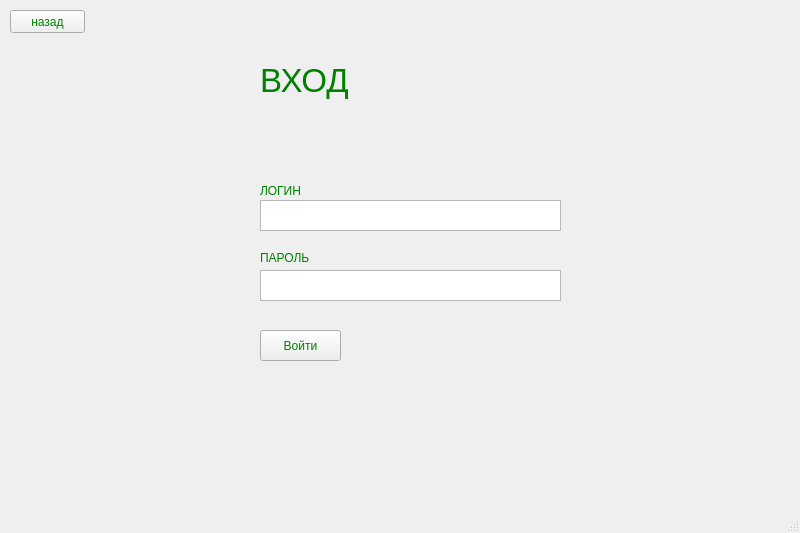
<?xml version="1.0" encoding="UTF-8"?>
<ui version="4.0">
 <class>MainWindow</class>
 <widget class="QMainWindow" name="MainWindow">
  <property name="geometry">
   <rect>
    <x>0</x>
    <y>0</y>
    <width>800</width>
    <height>533</height>
   </rect>
  </property>
  <property name="windowTitle">
   <string>MainWindow</string>
  </property>
  <property name="styleSheet">
   <string notr="true">QLabel {
    color: green;
    text-align: center;
}</string>
  </property>
  <property name="documentMode">
   <bool>false</bool>
  </property>
  <widget class="QWidget" name="centralwidget">
   <widget class="QLabel" name="label_authorization">
    <property name="geometry">
     <rect>
      <x>260</x>
      <y>10</y>
      <width>301</width>
      <height>141</height>
     </rect>
    </property>
    <property name="font">
     <font>
      <pointsize>25</pointsize>
      <weight>50</weight>
      <bold>false</bold>
      <underline>false</underline>
     </font>
    </property>
    <property name="mouseTracking">
     <bool>false</bool>
    </property>
    <property name="tabletTracking">
     <bool>false</bool>
    </property>
    <property name="layoutDirection">
     <enum>Qt::LeftToRight</enum>
    </property>
    <property name="styleSheet">
     <string notr="true"/>
    </property>
    <property name="text">
     <string>ВХОД</string>
    </property>
   </widget>
   <widget class="QTextEdit" name="text_login">
    <property name="geometry">
     <rect>
      <x>260</x>
      <y>200</y>
      <width>301</width>
      <height>31</height>
     </rect>
    </property>
   </widget>
   <widget class="QTextEdit" name="text_password">
    <property name="geometry">
     <rect>
      <x>260</x>
      <y>270</y>
      <width>301</width>
      <height>31</height>
     </rect>
    </property>
   </widget>
   <widget class="QLabel" name="label_login">
    <property name="geometry">
     <rect>
      <x>260</x>
      <y>180</y>
      <width>41</width>
      <height>21</height>
     </rect>
    </property>
    <property name="text">
     <string>ЛОГИН</string>
    </property>
   </widget>
   <widget class="QLabel" name="label_password">
    <property name="geometry">
     <rect>
      <x>260</x>
      <y>250</y>
      <width>51</width>
      <height>16</height>
     </rect>
    </property>
    <property name="text">
     <string>ПАРОЛЬ</string>
    </property>
   </widget>
   <widget class="QPushButton" name="login_button">
    <property name="geometry">
     <rect>
      <x>260</x>
      <y>330</y>
      <width>81</width>
      <height>31</height>
     </rect>
    </property>
    <property name="styleSheet">
     <string notr="true">color: green;
</string>
    </property>
    <property name="text">
     <string>Войти</string>
    </property>
   </widget>
   <widget class="QPushButton" name="back_button">
    <property name="geometry">
     <rect>
      <x>10</x>
      <y>10</y>
      <width>75</width>
      <height>23</height>
     </rect>
    </property>
    <property name="styleSheet">
     <string notr="true">color: green;</string>
    </property>
    <property name="text">
     <string>назад</string>
    </property>
   </widget>
   <widget class="QLabel" name="error">
    <property name="geometry">
     <rect>
      <x>260</x>
      <y>310</y>
      <width>301</width>
      <height>20</height>
     </rect>
    </property>
    <property name="text">
     <string/>
    </property>
   </widget>
  </widget>
  <widget class="QMenuBar" name="menubar">
   <property name="geometry">
    <rect>
     <x>0</x>
     <y>0</y>
     <width>800</width>
     <height>21</height>
    </rect>
   </property>
  </widget>
  <widget class="QStatusBar" name="statusbar"/>
 </widget>
 <resources/>
 <connections/>
</ui>
